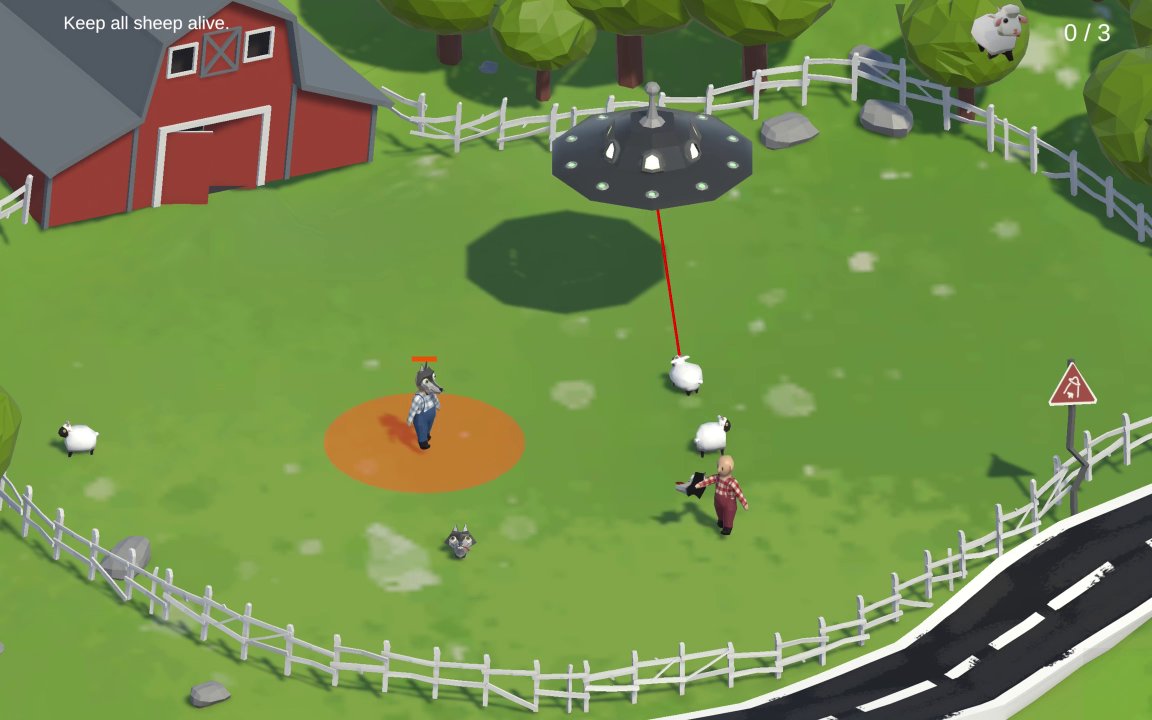
#> input picture assets/sheep.png, 2304 x 1440 px (shown at 1/2 size)
$ python make-thumbs.py ../assets/sheep.png
#> lines starting #> are read from the running program, lines starting #| are printed output that depends on the picture
"""
Makes the small pictures for the "More work" grid (toy/others.js): each
project's first picture, 640 px wide, as a JPEG in assets/thumbs/ under the
same name. The grid shows them at about 200 px, so this stays sharp on a
2x screen. See-through parts are filled with the grid's own slot colour.

    python scripts/make-thumbs.py assets/cat.png assets/sheep.png ...

A project without one in assets/thumbs/ shows its full picture instead.
"""
import sys
from pathlib import Path

from PIL import Image

WIDTH = 640
SLOT = (0xEF, 0xE5, 0xD2)  # .thumb-shot's background in toy.css

out = Path(__file__).resolve().parent.parent / "assets" / "thumbs"
out.mkdir(exist_ok=True)

for name in sys.argv[1:]:
    src = Path(name)
    im = Image.open(src)
#> im is the input picture: PIL image 2304x1440 RGB; mean R, G, B 114, 140, 74.6
    if im.mode in ("RGBA", "LA", "P"):
        im = im.convert("RGBA")
        flat = Image.new("RGB", im.size, SLOT)
        flat.paste(im, mask=im.getchannel("A"))
        im = flat
    else:
        im = im.convert("RGB")
    if im.width > WIDTH:
        im = im.resize((WIDTH, round(im.height * WIDTH / im.width)), Image.LANCZOS)
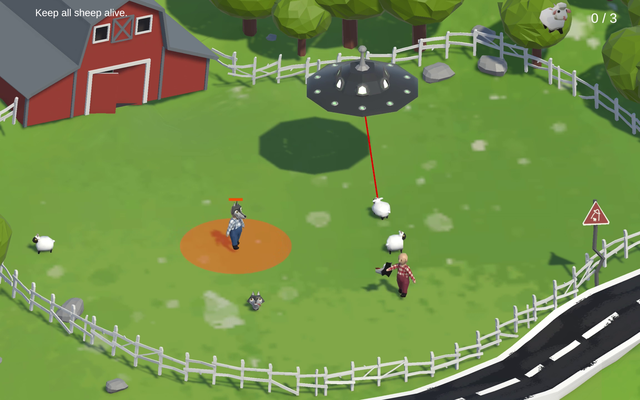
#> im: PIL image 640x400 RGB; mean R, G, B 114, 140, 74.6
    dest = out / f"{src.stem}.jpg"
    im.save(dest, quality=82, optimize=True, progressive=True)
    print(f"{src} {src.stat().st_size // 1024}K -> {dest.name} {dest.stat().st_size // 1024}K")
